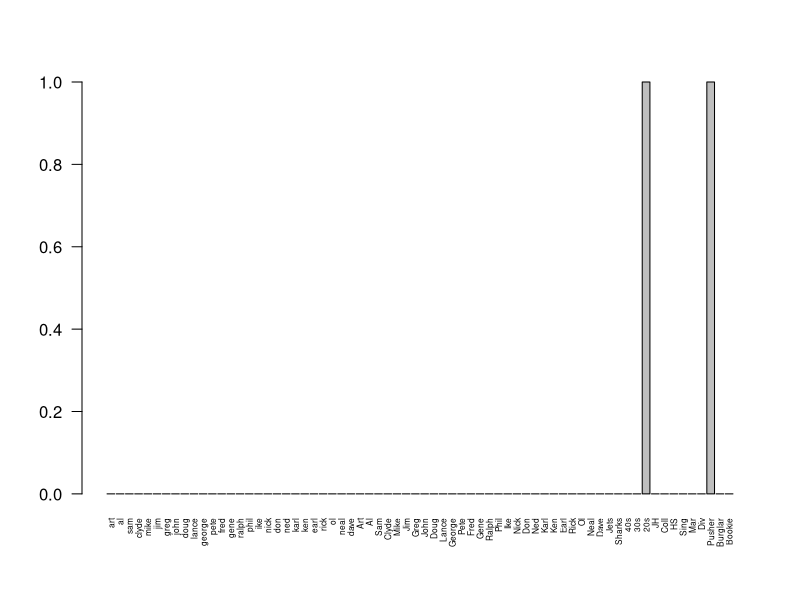
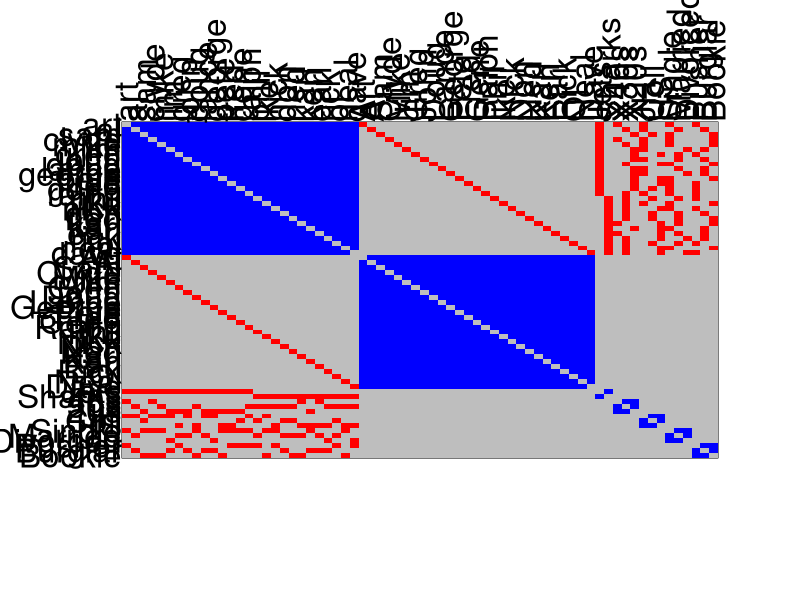

Source code (R) for these figures, in order: (Note: this script raises an error after producing the figures.)
## ---- chunk 1
dtab <- read.csv("JS_data_table.csv")
head(dtab)
## ---- chunk 2
unames <- c()
ncols <- dim(dtab)[2] #Number of columns in the data table

#Concatenate unique values from each column:
for(i in c(1:ncols)) unames <- c(unames, unique(dtab[,i]))
unames <- gsub(" ","",unames) #Remove any spaces
unames
## ---- chunk 3
tmp <- tolower(dtab[,1])
tmp <- gsub(" ","", tmp)
unames <- c(tmp, unames)
rm(tmp)
unames
## ---- chunk 4
curract <- rep(0, times = length(unames))
names(curract) <- unames
curract["Ike"]
## ---- chunk 5
curract[c("Pusher", "20s")] <- 1
barplot(curract, las=2, cex.names = .5)
## ---- chunk 6
w <- read.csv("JS_wts.csv", header = T, row.names = 1)
w <- as.matrix(w)
w[1:5,1:5]
## ---- chunk 7
par(oma = c(2,2,2,2))
image(w[,68:1],xaxt = "n", yaxt = "n", col = c("blue","gray","red"))
mtext(side = 2, at = c(67:0/67), row.names(w), adj = 1, cex = 2, las = 2)
mtext(side = 3, at = c(0:67)/67, colnames(w), cex = 2, adj = 0, las = 2)
## ---- chunk 8
#Make a vector to store current inputs to all units:
currinput <- rep(0, times = length(unames))
names(currinput) <- unames

#Now set some inputs to 1:
currinput[c("Jets", "Mar")] <- 1

#Compute the net input to the first unit:

sum(currinput * w[,1])

## ---- chunk 9
net <- currinput %*% w
net
## ---- chunk 10
iacact <- dget("iac_activation.r")

#What should activation be on next step for a unit that has current activation of 0 and a current net input of 1?

iacact(0, 1)
## ---- chunk 11
curract <- iacact(currinput, net)
curract
## ---- chunk 12
#Make sure units with non-zero inputs adopt the input activation state:
curract[currinput != 0] <- currinput[currinput != 0]

#Visualize the activations:
barplot(curract)
## ---- chunk 13
#Make an output matrix where rows are timepoints and columns are units:
outputs <- rbind(currinput, curract)

outputs[,1:5]
## ---- chunk 14
net <- curract %*% w
curract <- iacact(curract, net)
curract[currinput != 0] <- currinput[currinput != 0]
outputs <- rbind(outputs, curract)
outputs[,1:5]
## ---- chunk 15
#Let's update for 18 more timesteps:

for(i in c(1:18)){
  net <- curract %*% w
  curract <- iacact(curract, net)
  curract[currinput != 0] <- currinput[currinput != 0]
  outputs <- rbind(outputs, curract)
  }

outputs[,1:5]
## ---- chunk 16
barplot(outputs[21,])
## ---- chunk 17
plot(0,0,type ="n", xlab = "Time", ylab ="Activation", ylim = c(0,1), xlim = c(0,20))

for(i in c(1:68)) lines(0:20, outputs[,i])
text(rep(20, times = 68), outputs[21,], labels = row.names(w))

